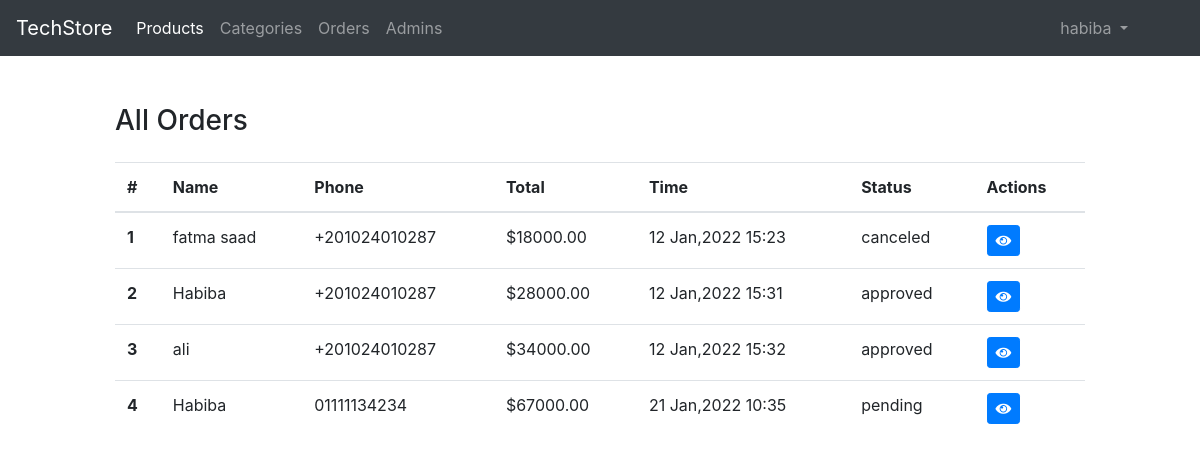
The app's page /admin/orders.php (signed in) with its own data.
### tables this page shows
CREATE TABLE `orders` (
  `id` int(10) UNSIGNED NOT NULL,
  `name` varchar(255) NOT NULL,
  `email` varchar(255) DEFAULT NULL,
  `phone` varchar(255) DEFAULT NULL,
  `address` varchar(255) DEFAULT NULL,
  `status` enum('pending','approved','canceled') NOT NULL DEFAULT 'pending',
  `created_at` datetime NOT NULL DEFAULT current_timestamp()
);

### classes/models/Order.php (called while the page is built, shortened)
<?php
class Order extends Db{
    public function __construct()
    {
        $this->table = "orders";
    }
    public function getAll(string $filds="*") :array
    {
        $query = "SELECT $filds FROM $this->table JOIN order_details JOIN products
        ON $this->table.id = order_details.order_id
        AND order_details.product_id= products.id
        GROUP BY $this->table.id";
      $result =  mysqli_query($this->conn , $query);
     return mysqli_fetch_all($result,MYSQLI_ASSOC);
    }
}

### classes/Db.php (called while the page is built, shortened)
<?php
abstract class Db{
    public function connect()
    {
    $this->conn =  mysqli_connect(DB_SERVERNAME,DB_USERNAME,DB_PASSWORD,DB_NAME);
    }
}

### admin/orders.php (the view, shortened to what this page needs)
<?php
require_once "inc/header.php"; ?>
<?php
$or = new Order;
$orders = $or->getAll("orders.id,orders.name , orders.phone ,orders.status ,orders.created_at ,SUM(qty*price)AS total");
?>
    <div class="container-fluid py-5">
        <div class="row">
            <div class="col-md-10 offset-md-1">
                <div class="d-flex justify-content-between align-items-center mb-3">
                    <h3>All Orders</h3>
                </div>
                <table class="table table-hover">
                    <thead>
                      <tr>
                        <th scope="col">#</th>
                        <th scope="col">Name</th>
                        <th scope="col">Phone</th>
                        <th scope="col">Total</th>
                        <th scope="col">Time</th>
                        <th scope="col">Status</th>
                        <th scope="col">Actions</th>
                      </tr>
                    </thead>
                    <tbody>
                      <?php foreach($orders as $index => $order): ?>
                      <tr>
                        <th scope="row"><?= $index + 1 ?></th>
                        <td><?= $order['name'] ?></td>
                        <td><?= $order['phone']?></td>
                        <td>$<?= $order['total']?></td>
                        <td><?= date("d M,Y H:i",strtotime($order['created_at']))?></td>
                        <td><?= $order['status'] ?></td>
                        <td>
                            <a class="btn btn-sm btn-primary" href="<?= AURL."order.php?id=".$order['id']?>">
                                <i class="fas fa-eye"></i>
                            </a>
                        </td>
                      </tr>
                      <?php endforeach; ?>
                    </tbody>
                </table>
            </div>
        </div>
    </div>
<?php require_once "inc/footer.php"; ?>

### records on screen
orders: name "fatma saad", phone "+201024010287", total "18000.00", created_at "12 Jan,2022 15:23", status "canceled"
orders: name "Habiba", phone "+201024010287", total "28000.00", created_at "12 Jan,2022 15:31", status "approved"
orders: name "ali", phone "+201024010287", total "34000.00", created_at "12 Jan,2022 15:32", status "approved"
orders: name "Habiba", phone "01111134234", total "67000.00", created_at "21 Jan,2022 10:35", status "pending"

### other values on screen
$session->get("adminName") "habiba"
